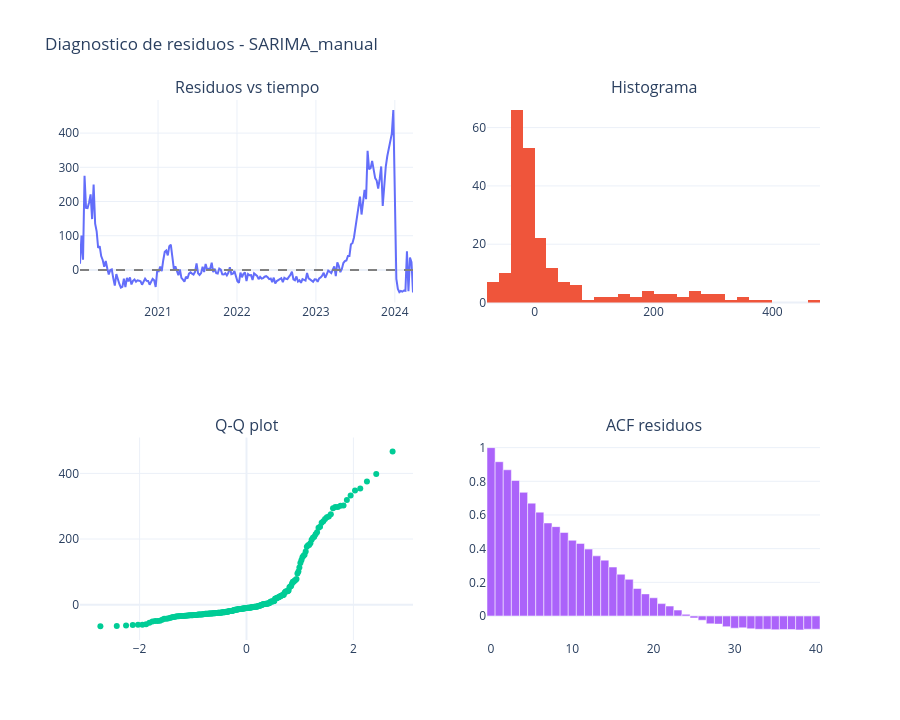

This figure's notebook cell:
### Code cell
comparacion_cv_test = metricas_cv.merge(
    metricas_test[["modelo", "mae", "rmse", "mape"]].rename(columns={"mae": "mae_test", "rmse": "rmse_test", "mape": "mape_test"}),
    on="modelo",
    how="inner",
)
comparacion_cv_test = comparacion_cv_test.rename(columns={"mae": "mae_cv", "rmse": "rmse_cv", "mape": "mape_cv"})
comparacion_cv_test["ratio_rmse_test_cv"] = comparacion_cv_test["rmse_test"] / comparacion_cv_test["rmse_cv"]

display(comparacion_cv_test.sort_values("ratio_rmse_test_cv", ascending=False))

ranking_final = metricas_test.sort_values(["rmse", "mae"]).reset_index(drop=True)
mejor_modelo = ranking_final.loc[0, "modelo"]

print(f"Mejor modelo por RMSE: {mejor_modelo}")
display(ranking_final.head(8))
graficar_residuos_modelo(test_resultados, mejor_modelo)

### Figure 1 — Plotly figure (JSON) as saved in the notebook; plotly's stock layout.template omitted (floating-point values rounded to 4 significant figures; data arrays with more than 128 entries replaced by an {"elided": "..."} marker saying what was removed)
{"data": [{"mode": "lines", "name": "Residuo", "type": "scatter", "x": {"elided": "221 str values"}, "xaxis": "x", "y": {"elided": "221 float values"}, "yaxis": "y"}, {"nbinsx": 30, "type": "histogram", "x": {"elided": "221 float values"}, "xaxis": "x2", "yaxis": "y2"}, {"mode": "markers", "type": "scatter", "x": {"elided": "221 float values"}, "xaxis": "x3", "y": {"elided": "221 float values"}, "yaxis": "y3"}, {"type": "bar", "x": [0, 1, 2, 3, 4, 5, 6, 7, 8, 9, 10, 11, 12, 13, 14, 15, 16, 17, 18, 19, 20, 21, 22, 23, 24, 25, 26, 27, 28, 29, 30, 31, 32, 33, 34, 35, 36, 37, 38, 39, 40], "xaxis": "x4", "y": [1.0, 0.9163, 0.8685, 0.8048, 0.7344, 0.6702, 0.6169, 0.5526, 0.5308, 0.496, 0.4499, 0.4312, 0.3973, 0.3572, 0.3318, 0.2906, 0.248, 0.2177, 0.1632, 0.1314, 0.1082, 0.07348, 0.05886, 0.03518, 0.00997, -0.01152, -0.02521, -0.04667, -0.04805, -0.06342, -0.0725, -0.07013, -0.076, -0.07897, -0.07873, -0.08158, -0.07998, -0.08025, -0.08244, -0.07844, -0.07847], "yaxis": "y4"}], "layout": {"annotations": [{"font": {"size": 16}, "showarrow": false, "text": "Residuos vs tiempo", "x": 0.225, "xanchor": "center", "xref": "paper", "y": 1, "yanchor": "bottom", "yref": "paper"}, {"font": {"size": 16}, "showarrow": false, "text": "Histograma", "x": 0.775, "xanchor": "center", "xref": "paper", "y": 1, "yanchor": "bottom", "yref": "paper"}, {"font": {"size": 16}, "showarrow": false, "text": "Q-Q plot", "x": 0.225, "xanchor": "center", "xref": "paper", "y": 0.375, "yanchor": "bottom", "yref": "paper"}, {"font": {"size": 16}, "showarrow": false, "text": "ACF residuos", "x": 0.775, "xanchor": "center", "xref": "paper", "y": 0.375, "yanchor": "bottom", "yref": "paper"}], "height": 720, "shapes": [{"line": {"color": "gray", "dash": "dash"}, "type": "line", "x0": 0, "x1": 1, "xref": "x domain", "y0": 0, "y1": 0, "yref": "y"}], "showlegend": false, "title": {"text": "Diagnostico de residuos - SARIMA_manual"}, "xaxis": {"anchor": "y", "domain": [0, 0.45]}, "xaxis2": {"anchor": "y2", "domain": [0.55, 1]}, "xaxis3": {"anchor": "y3", "domain": [0, 0.45]}, "xaxis4": {"anchor": "y4", "domain": [0.55, 1]}, "yaxis": {"anchor": "x", "domain": [0.625, 1]}, "yaxis2": {"anchor": "x2", "domain": [0.625, 1]}, "yaxis3": {"anchor": "x3", "domain": [0, 0.375]}, "yaxis4": {"anchor": "x4", "domain": [0, 0.375]}}}
